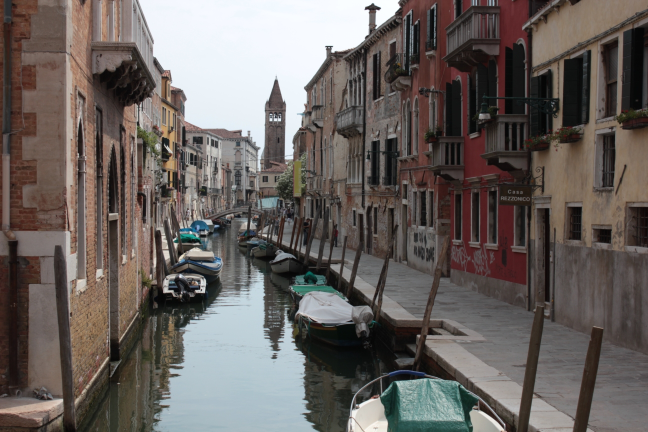
#> input picture venice_canal_exp_0.jpg, 1296 x 864 px, found by its file name (shown at 1/2 size)
$ python test_naive.py   (older library calls are emulated)
#> lines starting #> are read from the running program, lines starting #| are printed output that depends on the picture; long printed decimals are rounded
### EF_utils.py
import numpy as np
import cv2
import warnings
import measures as m

##### VARIABLES
PATH = './img/'

COMP_SET = {'house' : ['house_A.jpg', 'house_B.jpg', 'house_C.jpg', 'house_D.jpg'],
            'venice' : ['venice_mask_0.jpg', 'venice_mask_1.jpg', 'venice_mask_2.jpg'],
            'ballon' : ['ballon_0{}.png'.format(nb) for nb in np.arange(163,172)],
            'monument' : ['aligned_00{}.png'.format(nb) for nb in np.arange(246,267)],


            }

#### METHODS

def read_sequence_to_fuse(seq):
    '''

    seq should be a list of file names such as ["img1.jpg","img2.jpg"]
    The images should have the same dimensions and be located in the img folder

    '''
    n_images = len(seq)
    if n_images == 1:
        warnings.warn('sequence only has one image', Warning)

    height_images = np.size(cv2.imread(PATH+seq[0]),0)
#> height_images = 864
    width_images = np.size(cv2.imread(PATH+seq[0]),1)
#> width_images = 1296
    output_object = np.empty((n_images, height_images, width_images, 3), dtype=np.uint8)#np.empty((n_images, height_images, width_images, 3)) #3 is for RGB

    for i in range(n_images):
        output_object[i] = cv2.imread(PATH+seq[i])

    return output_object


# [13 lines left out: functions retrieve_img_seq, save_img, not called in this run]


### measures.py
import numpy as np
import cv2
import warnings


def contrast_measure(image, Max_range = 255., kernel_size = 3, gaussian = False):
    '''
    given an array of images computes the contrast measure of Mertens et al.
    returns an array of same dimension as image containing images(arrays) of same size as those in image

    '''
#> called with image = array of shape (3, 864, 1296, 3), Max_range = 255, kernel_size = 3, gaussian = False
    a,b,c,d = image.shape
#> a = 3; b = 864; c = 1296; d = 3
    L_im = np.zeros((a,b,c))
    for i in range(image.shape[0]):
        if gaussian == True:
            image[i] = cv2.GaussianBlur(image[i], (kernel_size,kernel_size), 0);#Apply gaussian blur if wanted (might be recomended to denoise the image)
        im_gs = cv2.cvtColor(image[i], cv2.COLOR_BGR2GRAY)
        L_im[i] = np.absolute(cv2.Laplacian(im_gs, cv2.CV_32F))
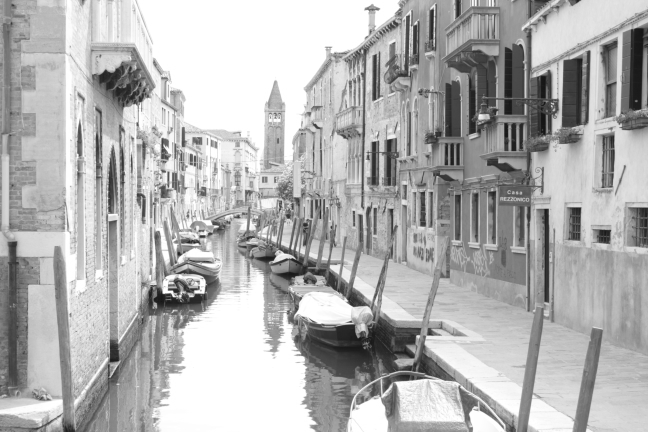
#> im_gs: shape (864, 1296) float32 (shown at 1/2 size); min 0.082, max 1, mean 0.7
    print('contrast : max is {}, min is {}'.format(np.max(L_im), np.min(L_im)))
#| contrast : max is 1.144, min is 0.0
    return L_im


def saturation_measure(image):
    '''
    given an array of images computes the saturation measure of Mertens et al.
    returns an array of same dimension as image containing images(arrays) of same size as those in image

    '''
    r = np.std(image,axis=3)
    print('sat : max is {}, min is {}'.format(np.max(r), np.min(r)))
#| sat : max is 0.2677, min is 0.0
    return r


def exposure_measure(image, sigma = 0.2):
    '''
    given an array of images computes the well-exposedness measure of Mertens et al.
    returns an array of same dimension as image containing images(arrays) of same size as those in image

    Set to work with 8bit colour values, might need to refactor it to work with any type.

    Returns a much smaller value than the other two so it's best to multiply it by a big constant like 130
    Maybe we could apply a sigmoid transform instead? what meaning would this have?
    Or play with the sigma parameter ?

    '''
#> called with image = array of shape (3, 864, 1296, 3), sigma = 0.2
    M = np.exp(-((image-0.5)**2)/(2*sigma**2))
    p = np.prod(M,axis=3)
    print('exp : max is {}, min is {}'.format(np.max(p), np.min(p)))
#| exp : max is 0.9999, min is 8.481821714667603e-05
    return np.prod(M,axis=3)


def weight_calc(images, w_exponents, Max_range=255., offset=1):
    '''
    Calculates weight map for each images
    images is a np.array of dims k=nb of images, i,j=image shapes, l=3 (for each RGB color)
    w_exponents is a list of three exponents for each measurement. Each must be comprised between 0 and 1

    Returns W : np.array of dims k=nb of images, i,j=image shapes
    '''
#    if (w_exponents.any()<0) | (w_exponents.any()>1):
#        warnings.warn('some exponents are not between 0 and 1', Warning)
    images_norm = np.float32(images)/Max_range
    W = (contrast_measure(images_norm)**w_exponents[0]+offset)*(saturation_measure(images_norm)**w_exponents[1]+offset)*(exposure_measure(images_norm)**w_exponents[2]+offset)
    W += 1e-12 # to avoid dividing by zero
    W_normalized = np.einsum('ij,lij->lij',1./(W.sum(axis=0)),W)
    return np.float32(W_normalized)

### laplacian_pyramid.py
#!/usr/bin/env python3
# -*- coding: utf-8 -*-
"""
Created on Tue Dec 18 18:29:08 2018

@author: bastien
"""

import numpy as np
import cv2

# Global variables (Burt & Al kernel)
k = np.array([[.05, .25, .4, .25, .05]])
K = k.T.dot(k)


def Reduce(image):
    """
    Downsampling step for the Gaussian pyramid calculation
    Image values are btw [0,1]
    Input : np.array with 2 axis, test with 3 axis
    Output : reduced dims np.array with 2 axis
    """
    # convolution step with kernel
    convol_image = cv2.filter2D(image, cv2.CV_32FC3, K, borderType=cv2.BORDER_REFLECT_101) # half-symmetric boundary extension

    # resizing step (keeping even columns)
    if len(convol_image.shape) == 2:
        convol_image = np.expand_dims(convol_image, axis=2)
    new_image = convol_image[::2,::2,:]
#    new_image = cv2.resize(convol_image, None, fx=0.5, fy=0.5)

    return new_image


# [15 lines left out: function Expand, not called in this run]


def Gaussian_pyramid(image, depth=None):
    """
    Construct the Gaussian pyramid with the desired depth
    Image values are btw [0,1]
    Input : np.array with two axis test with 3 axis
    Output : list of np.arrays with two axis, len=maximal depth test with 3 axis
    """
    gaus_pyr = []
    gaus_pyr.append(image)
    i = 0
    while min(gaus_pyr[-1].shape[:2])>1:
#        print(gaus_pyr[-1].shape)
        if depth :
            if i==depth-1 : break
        p_image = gaus_pyr[-1]
#        print(gaus_pyr[-1].shape)
        gaus_pyr.append(Reduce(p_image))
        i +=1
    if not depth :
        depth=i+1
    return gaus_pyr, depth


def Laplacian_pyramid(image, depth=None):
    """
    Construct the Laplacian pyramid with the desired depth for a grey level image
    Image values are btw [0,1]
    Input : np.array with two axis (ie image in grey level)
    Output : list of np.arrays with two dims test with 3 axis
    """
    lapl_pyr = []
    gaus_pyr, max_depth = Gaussian_pyramid(image, depth)
    if not depth : depth=max_depth
    for i in range(depth-1,-1,-1):
        if i==depth-1:
            lapl_pyr.append(gaus_pyr[i])
            print('coucou')
        else:
            pad_h = gaus_pyr[i].shape[0] % 2
            pad_w = gaus_pyr[i].shape[1] % 2
            print(gaus_pyr[i].shape)
            print(Expand(gaus_pyr[i+1], pad_h, pad_w).shape)
            l = cv2.subtract(gaus_pyr[i],Expand(gaus_pyr[i+1], pad_h, pad_w))
            lapl_pyr.append(l)
    return lapl_pyr


#def Laplacian_pyramid(image, depth=None):
#    """
#    Construct the Laplacian pyramid with the desired depth
#    Image values are btw [0,1]
#    Input : np.array with 3 axis (image dims + 3 color channels)
#    Output : list of np.arrays with 3 axis
#    """
#    assert image.shape[-1] == 3 # check we have color images
#    l_channel = []
#    for channel in range(3):
#        l_channel.append(Laplacian_pyramid_raw(image[:,:,channel], depth))
#    # stacking the three channels to get a list of tensors
#    lapl_pyr = [np.stack(i,axis=-1) for i in zip(*l_channel)]
#    return lapl_pyr
#

# [12 lines left out: function Collapse_Laplacian, not called in this run]


#def Collapse_Laplacian(laplacian_pyr):
#    """
#    Rebuild the image from the Laplacian pyramid
#    Input : list of np.arrays with 3 axis (image dims + 3 color channels)
#    """
#    l_channel = []
#    for channel in range(3):
#        one_channel = [ l[:,:,channel] for l in laplacian_pyr]
#        l_channel.append(Collapse_Laplacian_raw(one_channel))
#    # stacking the three channels to get a list of tensors
#    u = np.stack(l_channel,axis=-1)
#    return u

### test_naive.py
#!/usr/bin/env python3
# -*- coding: utf-8 -*-
"""
Created on Wed Jan  9 14:56:32 2019

@author: bastien
"""
import EF_utils as EF
import measures as m
from laplacian_pyramid import Gaussian_pyramid, Laplacian_pyramid, Collapse_Laplacian
import numpy as np
import cv2


locations = ['venice_canal_exp_0.jpg', 'venice_canal_exp_1.jpg', 'venice_canal_exp_2.jpg']
w_exponents = [1,1,1]
depth = 4
Max_range=255.

image = EF.read_sequence_to_fuse(locations)
W_norm = m.weight_calc(image, w_exponents)

list_Gaus_pyr_w = []
for w in W_norm :
    print(w.shape)
    l, max_depth = Gaussian_pyramid(w)
    list_Gaus_pyr_w.append(list(reversed((l))))
list_Gaus_pyr_w = [np.stack(i,axis=0) for i in zip(*list_Gaus_pyr_w)]
norm_img = image/Max_range
list_Lapl_pyr = []
for im in norm_img :
#> (the run stopped early here; a loop or call above may not have finished)
